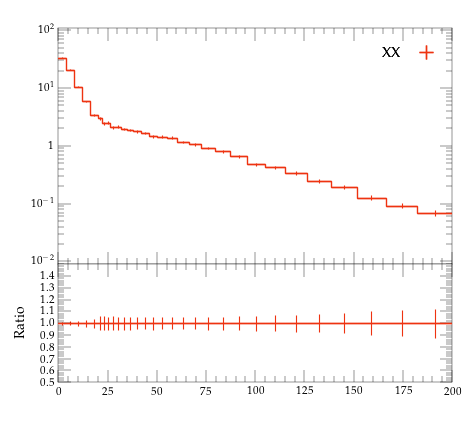

Python code for this plot:
#! /usr/bin/env python

# This Python script was auto-generated using YODA v2.0.2.
# Analysis object: /MC_HFJETS_NOTNORM/ptCJetLead
# Timestamp: 27-07-2026 (18:33:15)

import matplotlib as mpl
import matplotlib.pyplot as plt
mpl.use('Agg') # comment out for interactive use
import os
import numpy as np

plotDir = os.path.split(os.path.realpath(__file__))[0]
if 'YODA_USER_PLOT_PATH' in globals():
    plot_outdir = globals()['YODA_USER_PLOT_PATH']
else:
    plot_outdir = plotDir

#plot style
plt.style.use(os.path.join(plotDir, '../default.mplstyle'))
# plot metadata
figW, figH = plt.rcParams['figure.figsize']
ax_xLabel = r''
ax_yLabel = r''
ax_title  = r''
ax_xScale = 'linear'
ax_yScale = 'log'
xLims = (0.0, 200.0)
yLims = (0.009000000000000001, 110.00000000000001)

# TeX-friendly labels for the legend
labels = {
    'legend' : ([ r"XX" ], r""),
}

# Adjust canvas width and height
canvasW = 10.0
canvasH = 9.0
figW *= canvasW/10.
figH *= canvasH/9.

# Create figure and axis objects
fig, (ax, ratio0_ax) = plt.subplots(2, 1, sharex=True,
                  figsize=(figW,figH), gridspec_kw={'height_ratios': (6.0, 3.0)})

# Set figure margins
plt.subplots_adjust(
    left   = 1.0 * plt.rcParams['figure.subplot.left'],
    right  = 1.0 * plt.rcParams['figure.subplot.right'],
    top    = 1.0 * plt.rcParams['figure.subplot.top'],
    bottom = 1.0 * plt.rcParams['figure.subplot.bottom'])

ratio0_ax.yaxis.set_major_locator(mpl.ticker.MultipleLocator(0.1))
ratio0_ax.set_ylim(0.5, 1.4999)
ratio0_ax.set_ylabel('Ratio')

# the numerical data is stored in a separate file
dataf = dict()
prefix = os.path.split(__file__)[0]
if prefix:    prefix = prefix + '/'
exec(open(prefix+'ptCJetLead__data.py').read(), dataf)


legend_handles = dict() # keep track of handles for the legend

# style options for curves
# starts at zorder>=5 to draw curve on top of legend
styles = {
  'YYY': {
    'color' : '#EE3311',
    'linestyle' : '-',
    'linewidth' : 1,
    'marker' : 'none',
    'markersize' : 2,
    'capsize' : 0.0,
    'zorder' : 5,
    'histstyle' : 1,
    'drawstyle' : 'steps-pre',
    'xerrorbars' : 1,
    'yerrorbars' : 1,
    'fillcolor' : None,
    'fillopacity' : 1.0,
    'ratio0_linestyle' : '-',
    'ratio0_linewidth' : 1,
    'ratio0_marker' : 'none',
    'ratio0_markersize' : 2,
    'ratio0_capsize' : 0.0,
    'ratio0_zorder' : 5,
    'ratio0_histstyle' : 1,
    'ratio0_drawstyle' : 'steps-pre',
    'ratio0_xerrorbars' : 1,
    'ratio0_yerrorbars' : 1,
  },
}

# curve from input yoda files in main panel
for label, yvals in dataf['yvals'].items():
    if all(np.isnan(v) for v in dataf['yvals'][label]):
        continue
    tmp = None
    if styles[label]['histstyle']: # draw as histogram
        xpos = dataf['xedges'][label] if styles[label]['drawstyle'] else dataf['xpoints'][label]
        ypos = np.insert(yvals, 0, yvals[0]) if styles[label]['drawstyle'] else yvals
        if styles[label]['fillcolor']: # fill area below curve
            ax.fill_between(xpos, ypos, step='pre',
                            color=styles[label]['fillcolor'],
                            alpha=styles[label]['fillopacity'])
        tmp, = ax.plot(xpos, ypos,
                       color=styles[label]['color'],
                       linestyle=styles[label]['linestyle'],
                       linewidth=styles[label]['linewidth'],
                       drawstyle=styles[label]['drawstyle'], solid_joinstyle='miter',
                       zorder=styles[label]['zorder'], label=label)
    tmp = ax.errorbar(dataf['xpoints'][label], yvals,
                      xerr=np.array(dataf['xerrs'][label])*styles[label]['xerrorbars'],
                      yerr=np.array(dataf['yerrs'][label])*styles[label]['yerrorbars'],
                      fmt=styles[label]['marker'], capsize=styles[label]['capsize'],
                      markersize=styles[label]['markersize'],
                      ecolor=styles[label]['color'],
                      color=styles[label]['color'], zorder=styles[label]['zorder'])
    tmp[-1][0].set_linestyle(styles[label]['linestyle'])
    tmp[-1][0].set_linewidth(styles[label]['linewidth'])
    if label in dataf['add_legend_handle']:  legend_handles[label] = tmp
    for varLabel in dataf['variation_yvals'].keys():
        if varLabel.startswith(label):
            tmp, = ax.plot(dataf['xedges'][label], dataf['variation_yvals'][varLabel],
                           color=styles[label]['color'],
                           linestyle=styles[label]['linestyle'],
                           linewidth=styles[label]['linewidth'],
                           drawstyle='steps-pre', solid_joinstyle='miter',
                           zorder=styles[label]['zorder'], alpha=0.5)


# plots on ratio panel
# curve from input yoda files in ratio panel
for label, yvals in dataf['ratio0_yvals'].items():
    if all(np.isnan(v) for v in yvals):
        continue
    if styles[label]['ratio0_histstyle']: # plot as histogram
        xpos = dataf['xedges']['YYY'] if styles[label]['ratio0_drawstyle'] else dataf['xpoints']['YYY']
        ypos = np.insert(yvals, 0, yvals[0]) if styles[label]['ratio0_drawstyle'] else yvals
        ratio0_ax.plot(xpos, ypos,
                       color=styles[label]['color'],
                       linewidth=styles[label]['linewidth'],
                       linestyle=styles[label]['ratio0_linestyle'],
                       drawstyle=styles[label]['ratio0_drawstyle'], zorder=styles[label]['zorder'],
                       solid_joinstyle='miter')
    tmp = ratio0_ax.errorbar(dataf['xpoints']['YYY'], yvals,
                             xerr=np.array(dataf['ref_xerrs'])*styles[label]['ratio0_xerrorbars'],
                             yerr=np.array(dataf['ratio0_yerrs'][label])*styles[label]['ratio0_yerrorbars'],
                             fmt=styles[label]['ratio0_marker'], capsize=styles[label]['ratio0_capsize'],
                             markersize=styles[label]['ratio0_markersize'],
                             ecolor=styles[label]['color'],
                             color=styles[label]['color'])
    tmp[-1][0].set_linestyle(styles[label]['ratio0_linestyle'])
    tmp[-1][0].set_linewidth(styles[label]['ratio0_linewidth'])

    for varlabel in dataf['ratio0_variation_vals'].keys():
        if varlabel.startswith(label):
            ratio0_ax.plot(dataf['xedges']['YYY'],
                            dataf['ratio0_variation_vals'][varlabel],
                            color=styles[label]['color'],
                            linestyle=styles[label]['linestyle'],
                            linewidth=styles[label]['linewidth'],
                            drawstyle='steps-pre', solid_joinstyle='miter',
                            zorder=1, alpha=0.5)

legend_items = list(legend_handles.values())
ax.add_artist(ax.legend(legend_items,
                        labels['legend'][0],
                        title=labels['legend'][1],
                        alignment='right',
                        loc='upper right',
                        bbox_to_anchor=(1.0, 0.97),markerfirst=False))

# set plot metadata as defined above
ratio0_ax.set_xlabel(ax_xLabel)
ratio0_ax.xaxis.set_label_coords(1., -0.15)
ax.set_ylabel(ax_yLabel, ha='right', va='top')
ax.yaxis.set_label_coords(-0.11, 1.0)
ax.set_title(ax_title, loc='left')
ax.set_xscale(ax_xScale)
ax.set_yscale(ax_yScale)
ax.set_xlim(xLims)
ax.set_ylim(yLims)

# tick formatting
plt.rcParams['xtick.top'] = True
plt.rcParams['ytick.right'] = True
ax.yaxis.set_major_locator(mpl.ticker.LogLocator(base=10.0, numticks=np.inf))
ax.yaxis.set_minor_locator(mpl.ticker.LogLocator(
                           base=10.0, subs=np.arange(0.1, 1, 0.1), numticks=np.inf))
fig.align_ylabels((ax, ratio0_ax))
plt.savefig(os.path.join(plot_outdir, 'ptCJetLead.pdf'), format='PDF')
plt.savefig(os.path.join(plot_outdir, 'ptCJetLead.png'), format='PNG')

plt.close(fig)
